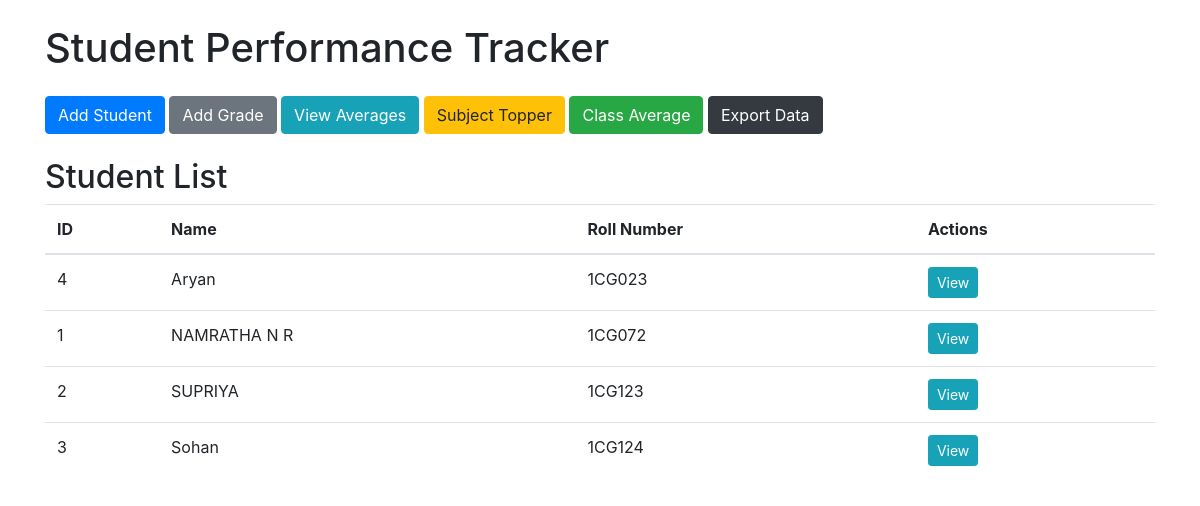
The page / on the database its author committed.
### tables this page shows
CREATE TABLE students (
                id INTEGER PRIMARY KEY AUTOINCREMENT,
                name TEXT NOT NULL,
                roll_number TEXT UNIQUE NOT NULL);

### app.py (the view)
@app.route('/')
def index():
    students = StudentTracker.get_all_students()
    return render_template('index.html', students=students)

### app.py (called while the page is built)
    def add_grade(self, subject, grade):
        self.grades[subject] = grade

    @staticmethod
    def get_student(student_id):
        conn = sqlite3.connect('students.db')
        c = conn.cursor()
        c.execute("SELECT id, name, roll_number FROM students WHERE id = ?", (student_id,))
        student_data = c.fetchone()
        if not student_data:
            return None
        student = Student(*student_data)
        c.execute("SELECT subject, grade FROM grades WHERE student_id = ?", (student_id,))
        for subject, grade in c.fetchall():
            student.add_grade(subject, grade)
        conn.close()
        return student

    @staticmethod
    def get_all_students():
        conn = sqlite3.connect('students.db')
        c = conn.cursor()
        c.execute("SELECT id FROM students")
        student_ids = [row[0] for row in c.fetchall()]
        students = [StudentTracker.get_student(sid) for sid in student_ids]
        conn.close()
        return students

### templates/index.html
{% extends 'base.html' %}
{% block content %}
    <div class="mb-4">
        <a href="{{ url_for('add_student') }}" class="btn btn-primary">Add Student</a>
        <a href="{{ url_for('add_grade') }}" class="btn btn-secondary">Add Grade</a>
        <a href="{{ url_for('show_averages') }}" class="btn btn-info">View Averages</a>
        <a href="{{ url_for('subject_topper') }}" class="btn btn-warning">Subject Topper</a>
        <a href="{{ url_for('class_average') }}" class="btn btn-success">Class Average</a>
        <a href="{{ url_for('export_data') }}" class="btn btn-dark">Export Data</a>
    </div>
    <h2>Student List</h2>
    <table class="table">
        <thead>
            <tr>
                <th>ID</th>
                <th>Name</th>
                <th>Roll Number</th>
                <th>Actions</th>
            </tr>
        </thead>
        <tbody>
            {% for student in students %}
            <tr>
                <td>{{ student.id }}</td>
                <td>{{ student.name }}</td>
                <td>{{ student.roll_number }}</td>
                <td>
                    <a href="{{ url_for('view_student', student_id=student.id) }}"
                       class="btn btn-sm btn-info">View</a>
                </td>
            </tr>
            {% endfor %}
        </tbody>
    </table>
{% endblock %}

### templates/base.html (shortened to what this page needs)
<!DOCTYPE html>
<html>
<head>
    <link rel="stylesheet" href="https://stackpath.bootstrapcdn.com/bootstrap/4.3.1/css/bootstrap.min.css">
</head>
<body>
    <div class="container">
        <h1 class="my-4">Student Performance Tracker</h1>
        {% block content %}{% endblock %}
    </div>
</body>
</html>

### rows shown on the page
students: id "4", name "Aryan", roll_number "1CG023"
students: id "1", name "NAMRATHA N R", roll_number "1CG072"
students: id "2", name "SUPRIYA", roll_number "1CG123"
students: id "3", name "Sohan", roll_number "1CG124"
